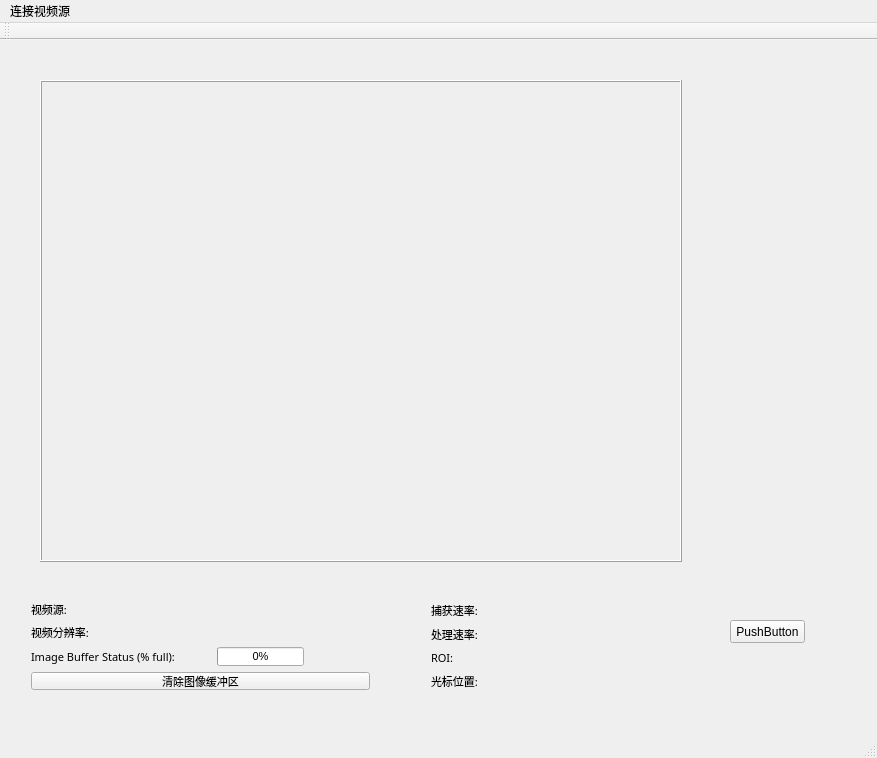
<?xml version="1.0" encoding="UTF-8"?>
<ui version="4.0">
 <class>MainWindow</class>
 <widget class="QMainWindow" name="MainWindow">
  <property name="geometry">
   <rect>
    <x>0</x>
    <y>0</y>
    <width>877</width>
    <height>758</height>
   </rect>
  </property>
  <property name="windowTitle">
   <string>MainWindow</string>
  </property>
  <widget class="QWidget" name="centralWidget">
   <widget class="QPushButton" name="pushButton">
    <property name="geometry">
     <rect>
      <x>730</x>
      <y>580</y>
      <width>75</width>
      <height>23</height>
     </rect>
    </property>
    <property name="text">
     <string>PushButton</string>
    </property>
   </widget>
   <widget class="QWidget" name="layoutWidget">
    <property name="geometry">
     <rect>
      <x>20</x>
      <y>550</y>
      <width>678</width>
      <height>111</height>
     </rect>
    </property>
    <layout class="QHBoxLayout" name="horizontalLayout_whole">
     <item>
      <layout class="QVBoxLayout" name="verticalLayout_left">
       <item>
        <layout class="QHBoxLayout" name="horizontalLayout_video_source">
         <item>
          <widget class="QLabel" name="label_img_source">
           <property name="minimumSize">
            <size>
             <width>180</width>
             <height>0</height>
            </size>
           </property>
           <property name="maximumSize">
            <size>
             <width>180</width>
             <height>16777215</height>
            </size>
           </property>
           <property name="font">
            <font>
             <family>微软雅黑</family>
             <pointsize>8</pointsize>
             <weight>50</weight>
             <bold>false</bold>
            </font>
           </property>
           <property name="text">
            <string>视频源:</string>
           </property>
           <property name="alignment">
            <set>Qt::AlignLeading|Qt::AlignLeft|Qt::AlignVCenter</set>
           </property>
          </widget>
         </item>
         <item>
          <widget class="QLabel" name="videoSourceLabel">
           <property name="font">
            <font>
             <pointsize>8</pointsize>
            </font>
           </property>
           <property name="alignment">
            <set>Qt::AlignLeading|Qt::AlignLeft|Qt::AlignVCenter</set>
           </property>
          </widget>
         </item>
        </layout>
       </item>
       <item>
        <layout class="QHBoxLayout" name="horizontalLayout_resolution">
         <item>
          <widget class="QLabel" name="label_camera_resolution">
           <property name="minimumSize">
            <size>
             <width>180</width>
             <height>0</height>
            </size>
           </property>
           <property name="maximumSize">
            <size>
             <width>180</width>
             <height>16777215</height>
            </size>
           </property>
           <property name="font">
            <font>
             <family>微软雅黑</family>
             <pointsize>8</pointsize>
             <weight>50</weight>
             <bold>false</bold>
            </font>
           </property>
           <property name="text">
            <string>视频分辨率:</string>
           </property>
           <property name="alignment">
            <set>Qt::AlignLeading|Qt::AlignLeft|Qt::AlignVCenter</set>
           </property>
          </widget>
         </item>
         <item>
          <widget class="QLabel" name="cameraResolutionLabel">
           <property name="font">
            <font>
             <pointsize>8</pointsize>
            </font>
           </property>
           <property name="alignment">
            <set>Qt::AlignLeading|Qt::AlignLeft|Qt::AlignVCenter</set>
           </property>
          </widget>
         </item>
        </layout>
       </item>
       <item>
        <layout class="QHBoxLayout" name="horizontalLayout_img_buffer_status">
         <item>
          <widget class="QLabel" name="label_Img_buffer_status">
           <property name="minimumSize">
            <size>
             <width>180</width>
             <height>0</height>
            </size>
           </property>
           <property name="maximumSize">
            <size>
             <width>180</width>
             <height>16777215</height>
            </size>
           </property>
           <property name="font">
            <font>
             <family>微软雅黑</family>
             <pointsize>8</pointsize>
             <weight>50</weight>
             <bold>false</bold>
            </font>
           </property>
           <property name="text">
            <string>Image Buffer Status (% full):</string>
           </property>
           <property name="alignment">
            <set>Qt::AlignLeading|Qt::AlignLeft|Qt::AlignVCenter</set>
           </property>
          </widget>
         </item>
         <item>
          <widget class="QProgressBar" name="imageBufferBar">
           <property name="font">
            <font>
             <pointsize>8</pointsize>
            </font>
           </property>
           <property name="value">
            <number>0</number>
           </property>
          </widget>
         </item>
         <item>
          <widget class="QLabel" name="imageBufferLabel">
           <property name="minimumSize">
            <size>
             <width>60</width>
             <height>0</height>
            </size>
           </property>
           <property name="maximumSize">
            <size>
             <width>60</width>
             <height>16777215</height>
            </size>
           </property>
           <property name="font">
            <font>
             <pointsize>8</pointsize>
            </font>
           </property>
           <property name="text">
            <string/>
           </property>
           <property name="alignment">
            <set>Qt::AlignCenter</set>
           </property>
          </widget>
         </item>
        </layout>
       </item>
       <item>
        <widget class="QPushButton" name="clearImageBufferButton">
         <property name="font">
          <font>
           <family>微软雅黑</family>
           <pointsize>8</pointsize>
          </font>
         </property>
         <property name="text">
          <string>清除图像缓冲区</string>
         </property>
        </widget>
       </item>
      </layout>
     </item>
     <item>
      <spacer name="horizontalSpacer">
       <property name="orientation">
        <enum>Qt::Horizontal</enum>
       </property>
       <property name="sizeHint" stdset="0">
        <size>
         <width>40</width>
         <height>20</height>
        </size>
       </property>
      </spacer>
     </item>
     <item>
      <layout class="QVBoxLayout" name="verticalLayout_right">
       <item>
        <layout class="QHBoxLayout" name="horizontalLayout_caputure_rate">
         <item>
          <widget class="QLabel" name="label_capureRate">
           <property name="minimumSize">
            <size>
             <width>110</width>
             <height>0</height>
            </size>
           </property>
           <property name="maximumSize">
            <size>
             <width>110</width>
             <height>16777215</height>
            </size>
           </property>
           <property name="font">
            <font>
             <family>微软雅黑</family>
             <pointsize>8</pointsize>
             <weight>50</weight>
             <bold>false</bold>
            </font>
           </property>
           <property name="text">
            <string>捕获速率:</string>
           </property>
           <property name="alignment">
            <set>Qt::AlignLeading|Qt::AlignLeft|Qt::AlignVCenter</set>
           </property>
          </widget>
         </item>
         <item>
          <widget class="QLabel" name="captureRateLabel">
           <property name="enabled">
            <bool>true</bool>
           </property>
           <property name="minimumSize">
            <size>
             <width>140</width>
             <height>0</height>
            </size>
           </property>
           <property name="maximumSize">
            <size>
             <width>140</width>
             <height>16777215</height>
            </size>
           </property>
           <property name="font">
            <font>
             <pointsize>8</pointsize>
            </font>
           </property>
           <property name="text">
            <string/>
           </property>
           <property name="alignment">
            <set>Qt::AlignLeading|Qt::AlignLeft|Qt::AlignVCenter</set>
           </property>
          </widget>
         </item>
        </layout>
       </item>
       <item>
        <layout class="QHBoxLayout" name="horizontalLayout_processing_rate">
         <item>
          <widget class="QLabel" name="label_process_rate">
           <property name="minimumSize">
            <size>
             <width>110</width>
             <height>0</height>
            </size>
           </property>
           <property name="maximumSize">
            <size>
             <width>110</width>
             <height>16777215</height>
            </size>
           </property>
           <property name="font">
            <font>
             <family>微软雅黑</family>
             <pointsize>8</pointsize>
             <weight>50</weight>
             <bold>false</bold>
            </font>
           </property>
           <property name="text">
            <string>处理速率:</string>
           </property>
           <property name="alignment">
            <set>Qt::AlignLeading|Qt::AlignLeft|Qt::AlignVCenter</set>
           </property>
          </widget>
         </item>
         <item>
          <widget class="QLabel" name="processingRateLabel">
           <property name="minimumSize">
            <size>
             <width>140</width>
             <height>0</height>
            </size>
           </property>
           <property name="maximumSize">
            <size>
             <width>140</width>
             <height>16777215</height>
            </size>
           </property>
           <property name="font">
            <font>
             <pointsize>8</pointsize>
            </font>
           </property>
           <property name="text">
            <string/>
           </property>
           <property name="alignment">
            <set>Qt::AlignLeading|Qt::AlignLeft|Qt::AlignVCenter</set>
           </property>
          </widget>
         </item>
        </layout>
       </item>
       <item>
        <layout class="QHBoxLayout" name="horizontalLayout_ROI">
         <item>
          <widget class="QLabel" name="label_ROI">
           <property name="minimumSize">
            <size>
             <width>110</width>
             <height>0</height>
            </size>
           </property>
           <property name="maximumSize">
            <size>
             <width>110</width>
             <height>16777215</height>
            </size>
           </property>
           <property name="font">
            <font>
             <family>微软雅黑</family>
             <pointsize>8</pointsize>
             <weight>50</weight>
             <bold>false</bold>
            </font>
           </property>
           <property name="text">
            <string>ROI:</string>
           </property>
          </widget>
         </item>
         <item>
          <widget class="QLabel" name="roiLabel">
           <property name="minimumSize">
            <size>
             <width>140</width>
             <height>0</height>
            </size>
           </property>
           <property name="maximumSize">
            <size>
             <width>140</width>
             <height>16777215</height>
            </size>
           </property>
           <property name="font">
            <font>
             <pointsize>8</pointsize>
            </font>
           </property>
           <property name="text">
            <string/>
           </property>
          </widget>
         </item>
        </layout>
       </item>
       <item>
        <layout class="QHBoxLayout" name="horizontalLayout_cursor_position">
         <item>
          <widget class="QLabel" name="label_cursor_position">
           <property name="minimumSize">
            <size>
             <width>110</width>
             <height>0</height>
            </size>
           </property>
           <property name="maximumSize">
            <size>
             <width>110</width>
             <height>16777215</height>
            </size>
           </property>
           <property name="font">
            <font>
             <family>微软雅黑</family>
             <pointsize>8</pointsize>
             <weight>50</weight>
             <bold>false</bold>
            </font>
           </property>
           <property name="text">
            <string>光标位置:</string>
           </property>
          </widget>
         </item>
         <item>
          <widget class="QLabel" name="mouseCursorPosLabel">
           <property name="minimumSize">
            <size>
             <width>140</width>
             <height>0</height>
            </size>
           </property>
           <property name="maximumSize">
            <size>
             <width>140</width>
             <height>16777215</height>
            </size>
           </property>
           <property name="font">
            <font>
             <pointsize>8</pointsize>
            </font>
           </property>
           <property name="text">
            <string/>
           </property>
          </widget>
         </item>
        </layout>
       </item>
      </layout>
     </item>
    </layout>
   </widget>
   <widget class="FrameLabel" name="frameLabel">
    <property name="enabled">
     <bool>true</bool>
    </property>
    <property name="geometry">
     <rect>
      <x>40</x>
      <y>40</y>
      <width>642</width>
      <height>482</height>
     </rect>
    </property>
    <property name="sizePolicy">
     <sizepolicy hsizetype="Fixed" vsizetype="Fixed">
      <horstretch>0</horstretch>
      <verstretch>0</verstretch>
     </sizepolicy>
    </property>
    <property name="minimumSize">
     <size>
      <width>642</width>
      <height>482</height>
     </size>
    </property>
    <property name="mouseTracking">
     <bool>true</bool>
    </property>
    <property name="autoFillBackground">
     <bool>true</bool>
    </property>
    <property name="frameShape">
     <enum>QFrame::Box</enum>
    </property>
    <property name="frameShadow">
     <enum>QFrame::Raised</enum>
    </property>
    <property name="lineWidth">
     <number>1</number>
    </property>
    <property name="alignment">
     <set>Qt::AlignCenter</set>
    </property>
   </widget>
  </widget>
  <widget class="QMenuBar" name="menuBar">
   <property name="geometry">
    <rect>
     <x>0</x>
     <y>0</y>
     <width>877</width>
     <height>23</height>
    </rect>
   </property>
   <widget class="QMenu" name="menu">
    <property name="title">
     <string>连接视频源</string>
    </property>
    <addaction name="actionConnectCamera"/>
    <addaction name="actionDisconnectCamera"/>
    <addaction name="separator"/>
    <addaction name="actionEixt"/>
   </widget>
   <addaction name="menu"/>
  </widget>
  <widget class="QToolBar" name="mainToolBar">
   <attribute name="toolBarArea">
    <enum>TopToolBarArea</enum>
   </attribute>
   <attribute name="toolBarBreak">
    <bool>false</bool>
   </attribute>
  </widget>
  <widget class="QStatusBar" name="statusBar"/>
  <action name="actionConnectCamera">
   <property name="text">
    <string>连接视频</string>
   </property>
   <property name="iconText">
    <string>连接视频</string>
   </property>
   <property name="toolTip">
    <string>连接视频</string>
   </property>
  </action>
  <action name="actionDisconnectCamera">
   <property name="text">
    <string>断开连接</string>
   </property>
  </action>
  <action name="actionEixt">
   <property name="text">
    <string>退出</string>
   </property>
  </action>
 </widget>
 <layoutdefault spacing="6" margin="11"/>
 <customwidgets>
  <customwidget>
   <class>FrameLabel</class>
   <extends>QLabel</extends>
   <header>FrameLabel.h</header>
  </customwidget>
 </customwidgets>
 <resources/>
 <connections/>
</ui>
